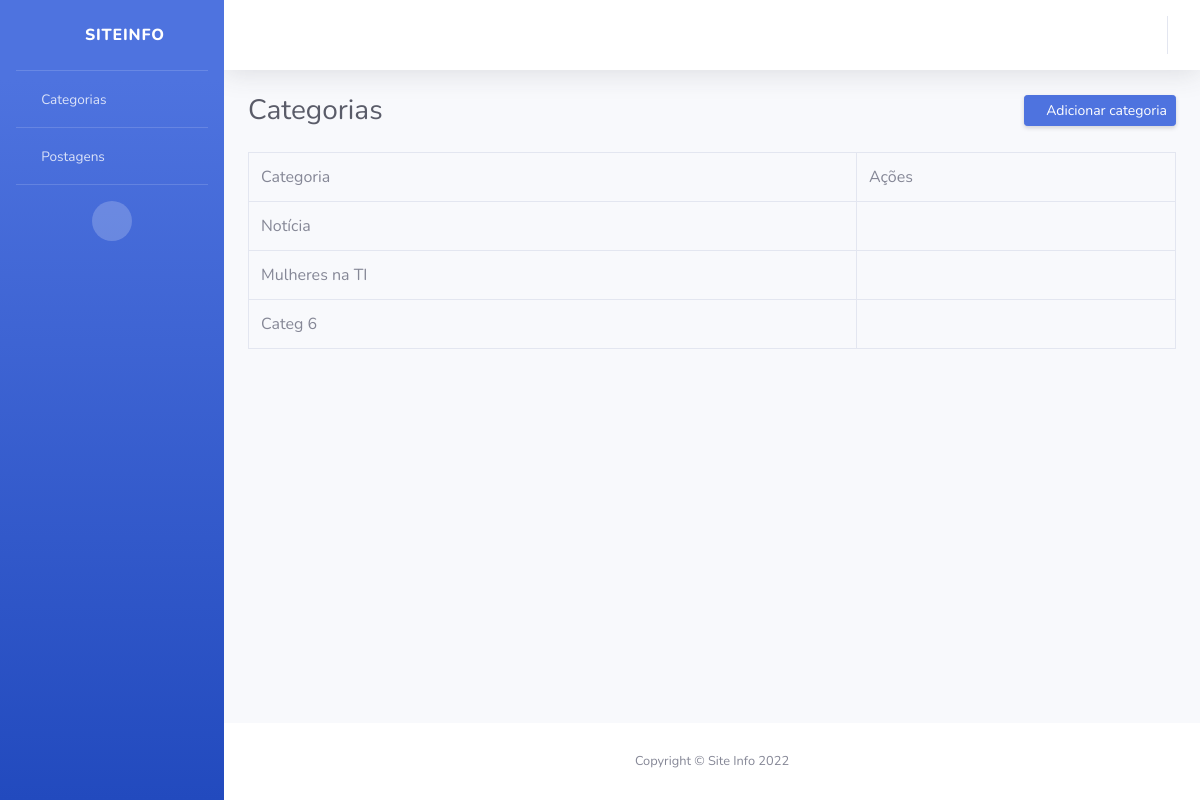
The app's page /lista_categ/, older data.
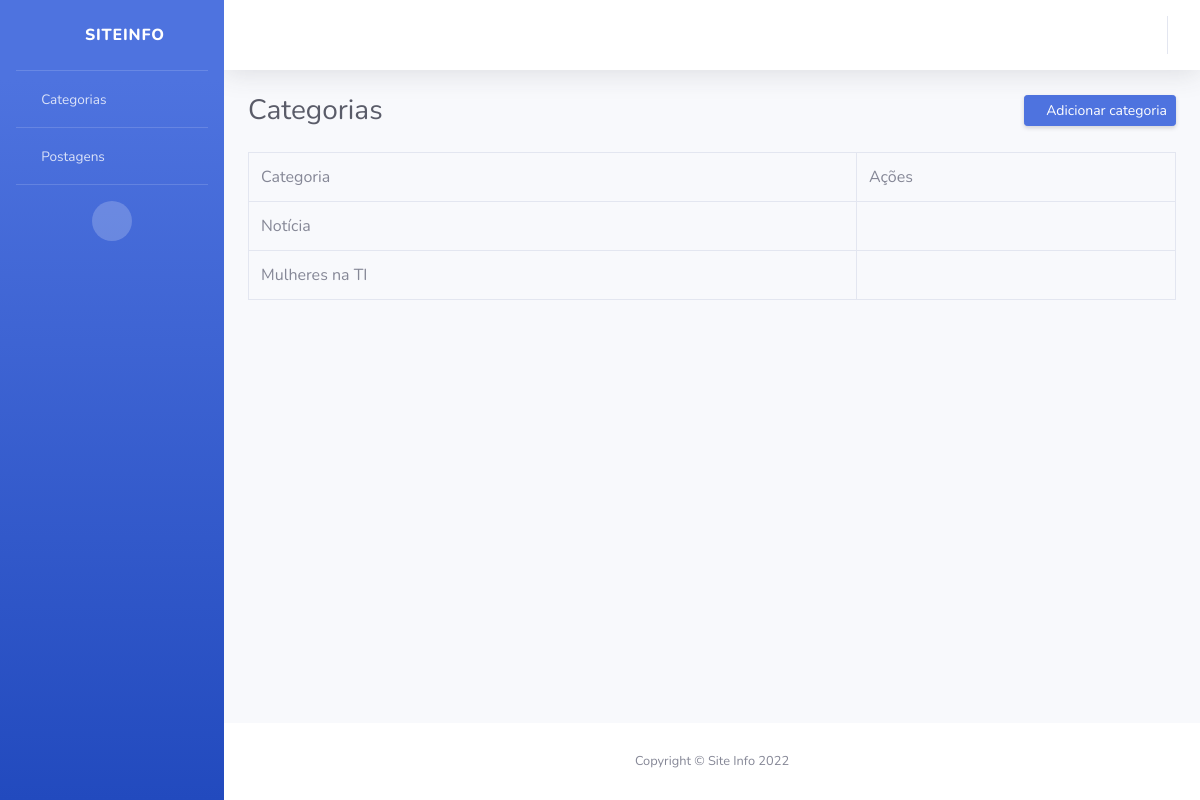
The same page, newer data.
### siteinfo/models.py (models this page shows, shortened)
class Categoria(models.Model):
    categoria = models.CharField(max_length=100)

### siteinfo/views.py (the view)
# urls.py: path('lista_categ/', lista_categ, name="listacateg"),
def lista_categ(request):
    categorias = Categoria.objects.all()
    pacote = {"categoria_chave": categorias}
    return render(request, "lista_categ.html", pacote)

### siteinfo/templates/lista_categ.html (shortened to what this page needs)
{% extends 'layout.html' %}
{% block content %}
<div class="d-sm-flex align-items-center justify-content-between mb-4">
  <h1 class="h3 mb-0 text-gray-800">Categorias</h1>
  <a href="{% url 'url_criar_categoria' %}" class="d-none d-sm-inline-block btn btn-sm btn-primary shadow-sm"><i class="fas fa-plus fa-sm text-white-50"></i> Adicionar categoria</a>
</div>
<div class="table-responsive">
  <table border="1"  class="table table-bordered" id="dataTable" width="100%" cellspacing="0">
    <tr>
      <td>Categoria</td>
      <td>Ações</td>
    </tr>
    {% for categoria in categoria_chave %}
    <tr>
      <td>{{ categoria.categoria}}</td>
      <td>
        <a href="{% url 'url_atualizar_categoria' categoria.id %}" title="Editar">
          <i class="fa fa-edit"></i>
        </a>
        <a href="{% url 'url_deletar_categoria' categoria.id %}" title="Excluir"> <i class="fa fa-trash"></i></a>
      </td>
    </tr>
    {% endfor %}
  </table>
</div>
{% endblock %}

Row changes from the older to the newer data that the page shows:
removed Categoria: categoria "Categ 6"
